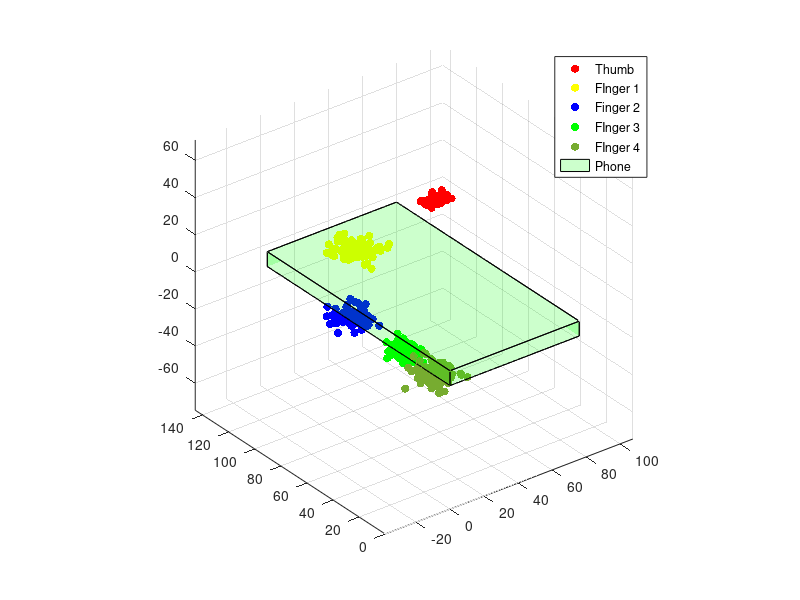

Reproduce this figure in MATLAB.
rng(0,'twister');
%Sample Data, Randomized
% -------- GRIP 3 DATA FOR ALL 90 SUBJECTS ---------

% Finger 0 = Thumb -----------------------
% Finger 0(x)
mf0x = 76;
sf0x = 3;
f0x = sf0x.*randn(90,1) + mf0x;
statsf0x = [mean(f0x) std(f0x) var(f0x)];

mf0y = 110;
sf0y = 2;
f0y = sf0y.*randn(90,1) + mf0y;
statsf0y = [mean(f0y) std(f0y) var(f0y)];

mf0z = 15;
sf01 = .5;
f0z = sf01.*randn(90,1) + mf0z;
statsf0z = [mean(f0z) std(f0z) var(f0z)];

% Finger 1(x) - Index -----------------------

mf1x = 45;
sf1x = 6;
f1x = sf1x.*randn(90,1) + mf1x;
statsf1x = [mean(f1x) std(f1x) var(f1x)];

mf1y = 130;
sf1y = 6;
f1y = sf1y.*randn(90,1) + mf1y;
statsf1y = [mean(f1y) std(f1y) var(f1y)];

mf1z = -10;
sf1z = 1;
f1z = sf1z.*randn(90,1) + mf1z;
statsf1z = [mean(f1z) std(f1z) var(f1z)];

% Finger 2 - Middle --------------------------
% Finger 2(x)
mf2x = 7;
sf2x = 5;
f2x = sf2x.*randn(90,1) + mf2x;
statsf2x = [mean(f2x) std(f2x) var(f2x)];

mf2y = 85;
sf2y = 5;
f2y = sf2y.*randn(90,1) + mf2y;
statsf2y = [mean(f2y) std(f2y) var(f2y)];

mf2z = -12;
sf2z = 1;
f2z = sf2z.*randn(90,1) + mf2z;
statsf2z = [mean(f2z) std(f2z) var(f2z)];

% Finger 3 - Ring ----------------------------
% Finger 3(x)

mf3x = 7;
sf3x = 4;
f3x = sf3x.*randn(90,1) + mf3x;
statsf3x = [mean(f3x) std(f3x) var(f3x)];

mf3y = 42.2;
sf3y = 5;
f3y = sf3y.*randn(90,1) + mf3y;
statsf3y = [mean(f3y) std(f3y) var(f3y)];

mf3z = -11;
sf3z = 1;
f3z = sf3z.*randn(90,1) + mf3z;
statsf3z = [mean(f3z) std(f3z) var(f3z)];

% Finger 4 - Pinky ----------------------------
% Finger 4(x)

mf4x = 5;
sf4x = 5;
f4x = sf4x.*randn(90,1) + mf4x;
statsf4x = [mean(f4x) std(f4x) var(f4x)];

mf4y = 18;
sf4y = 5;
f4y = sf4y.*randn(90,1) + mf4y;
statsf4y = [mean(f4y) std(f4y) var(f4y)];

mf4z = -12;
sf4z = 3;
f4z = sf4z.*randn(90,1) + mf4z;
statsf4z = [mean(f4z) std(f4z) var(f4z)];

% --------------------------------------------
matrix0 = [f0x f0y f0z];

set(gca,'DataAspectRatio',[1 1 1]);

scatter3(f0x, f0y, f0z, 'r', 'filled');
hold on
axis equal;
scatter3(f1x, f1y, f1z, 'y', 'filled')
scatter3(f2x, f2y, f2z, 'b', 'filled')
scatter3(f3x, f3y, f3z, 'g', 'filled')
scatter3(f4x, f4y, f4z, 'o', 'filled')

b = [76 140 -8];

my_vertices = [0 0 0; 0 b(2) 0; b(1) b(2) 0; b(1) 0 0; 0 0 b(3); 0 b(2) b(3); b(1) b(2) b(3); b(1) 0 b(3)];
my_faces = [1 2 3 4; 2 6 7 3; 4 3 7 8; 1 5 8 4; 1 2 6 5; 5 6 7 8];
patch('Vertices', my_vertices, 'Faces', my_faces, 'FaceColor', 'g', 'FaceAlpha', .2);

legend('Thumb', 'FInger 1', 'Finger 2', 'FInger 3', 'FInger 4', 'Phone')

% x= [0 77 77 0];
% y= [0 0 140 140];
% patch(x, y, 'yellow');
%patch([[1 1]*xl(1) [1 1]*xl(2)], [yl fliplr(yl)],[1 1 1 1]*2.5, 'r', 'FaceAlpha',1);
hold off

